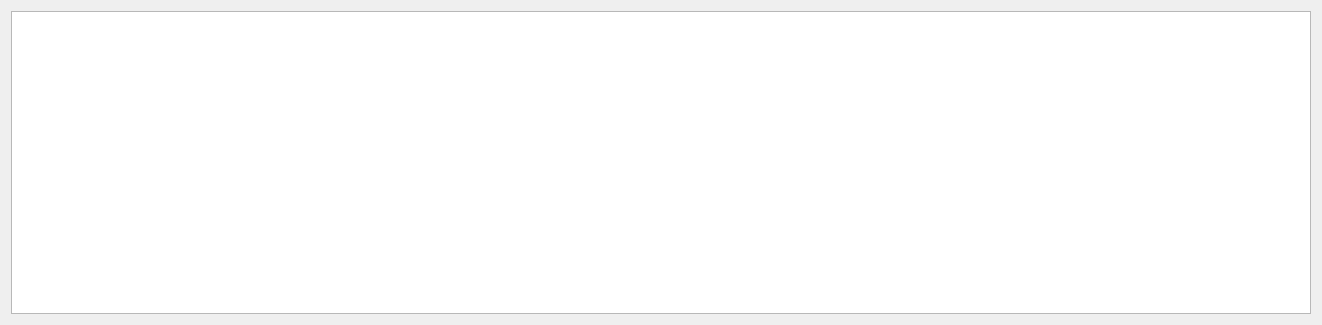
<?xml version="1.0" encoding="UTF-8"?>
<ui version="4.0">
 <class>memory</class>
 <widget class="QWidget" name="memory">
  <property name="geometry">
   <rect>
    <x>0</x>
    <y>0</y>
    <width>1322</width>
    <height>325</height>
   </rect>
  </property>
  <property name="windowTitle">
   <string>Form</string>
  </property>
  <layout class="QGridLayout" name="gridLayout">
   <item row="0" column="1">
    <widget class="QTableView" name="tableView"/>
   </item>
  </layout>
 </widget>
 <resources/>
 <connections/>
</ui>
